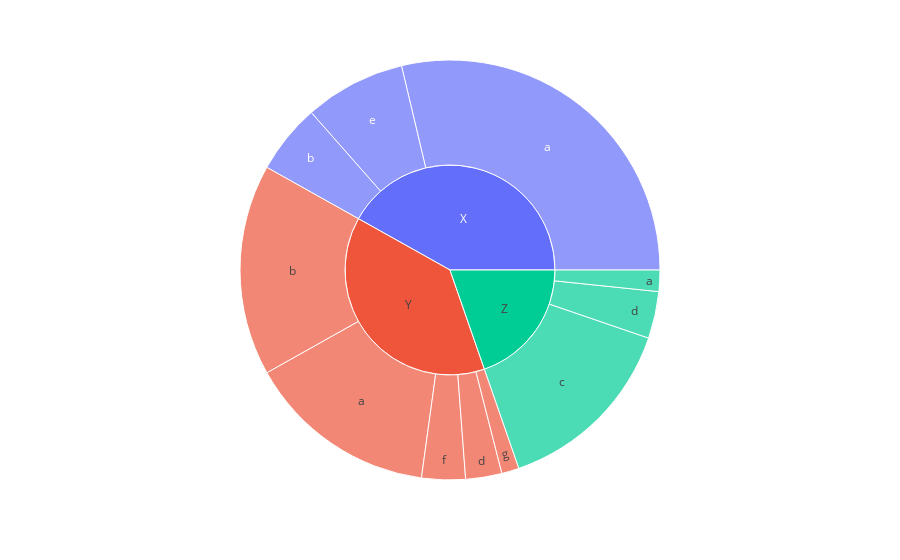

Here is the notebook cell this chart was saved with:
### Code cell
fig2=px.sunburst(patients,path=['Hospital_region_code','Hospital_type_code'])
fig2.show()
# Region Y and Z seem to be underutilising hospitals a,d and f,d,g respectively

### Figure 1 — Plotly figure (JSON) as saved in the notebook; plotly's stock layout.template omitted (floating-point values rounded to 4 significant figures)
{"data": [{"branchvalues": "total", "domain": {"x": [0, 1], "y": [0, 1]}, "hovertemplate": "labels=%{label}<br>count=%{value}<br>parent=%{parent}<br>id=%{id}<extra></extra>", "ids": ["X/a", "Y/a", "Z/a", "X/b", "Y/b", "Z/c", "Y/d", "Z/d", "X/e", "Y/f", "Y/g", "X", "Y", "Z"], "labels": ["a", "a", "a", "b", "b", "c", "d", "d", "e", "f", "g", "X", "Y", "Z"], "name": "", "parents": ["X", "Y", "Z", "X", "Y", "Z", "Y", "Z", "X", "Y", "Y", "", "", ""], "type": "sunburst", "values": [91429, 46760, 5236, 17137, 51809, 45928, 8879, 11510, 24770, 10703, 4277, 133336, 122428, 62674]}], "layout": {"legend": {"tracegroupgap": 0}, "margin": {"t": 60}}}
